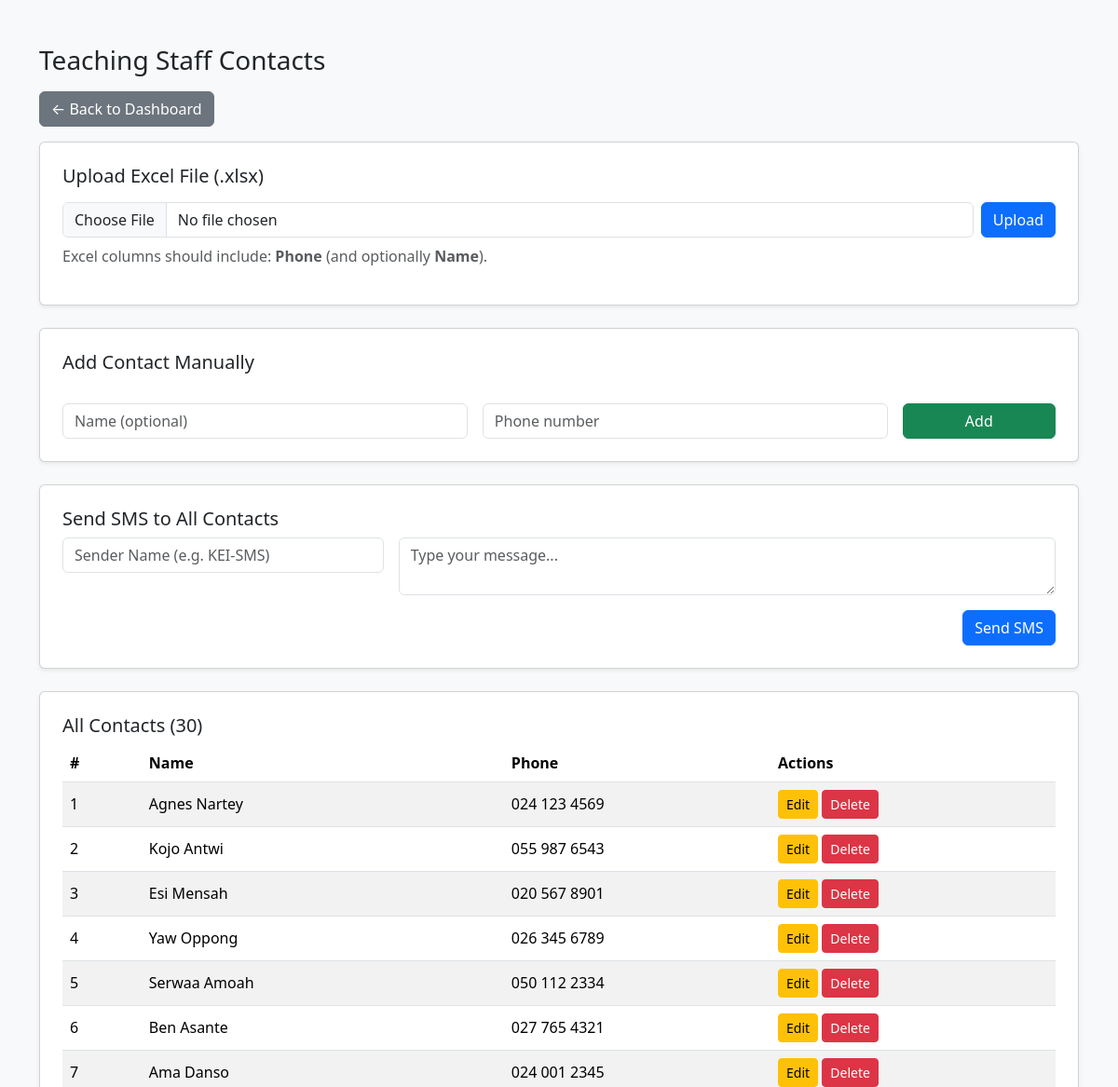
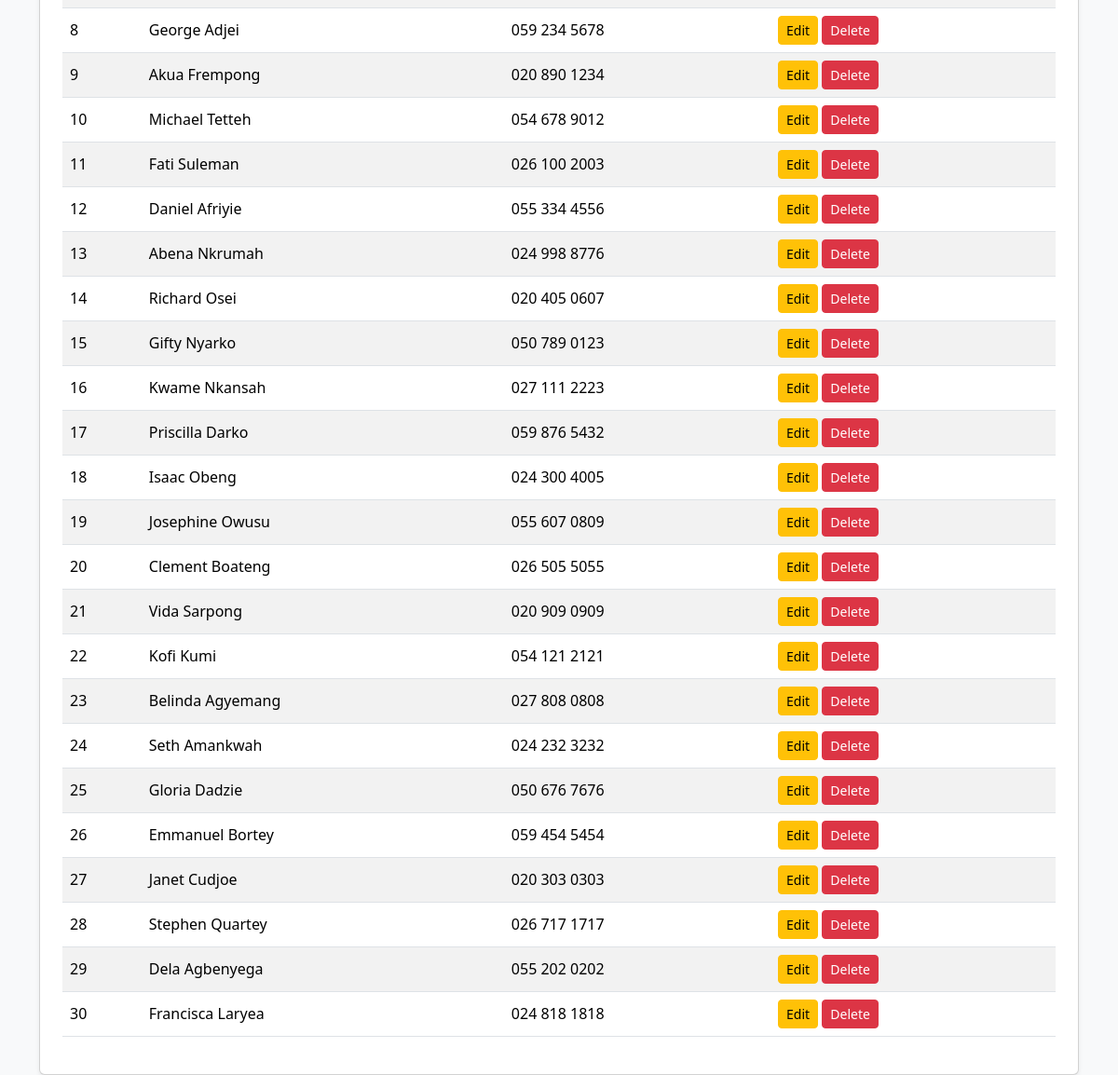
Page /contacts/1 (signed in) on the earlier database version (2 pictures, top to bottom).
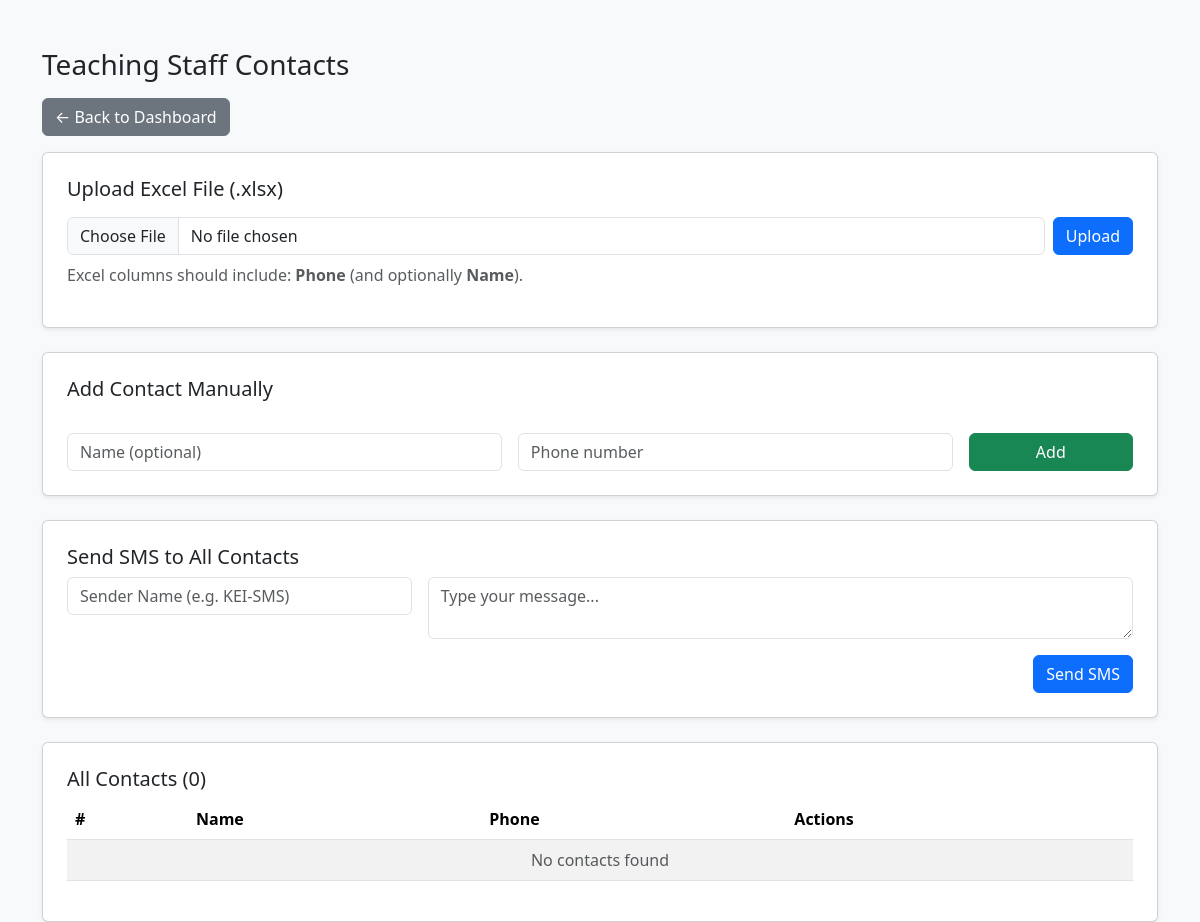
Same page on the later database version.
### models.py (models this page shows, shortened)
class Category(db.Model):
    id = db.Column(db.Integer, primary_key=True)
    name = db.Column(db.String(100), unique=True, nullable=False)
    contacts = db.relationship('Contact', backref='category', lazy=True)

class Contact(db.Model):
    id = db.Column(db.Integer, primary_key=True)
    name = db.Column(db.String(100), nullable=False)
    phone = db.Column(db.String(20), nullable=False)
    category_id = db.Column(db.Integer, db.ForeignKey('category.id'), nullable=False)

### app.py (the view)
@app.route('/contacts/<int:category_id>')
@login_required
def view_contacts(category_id):
    category = Category.query.get_or_404(category_id)
    return render_template('contacts.html', category=category)

### app.py (called while the page is built)
@login_manager.user_loader
def load_user(user_id):
    return User.query.get(int(user_id))

### templates/contacts.html (shortened to what this page needs)
<!DOCTYPE html>
<html lang="en">
<head>
    <link href="https://cdn.jsdelivr.net/npm/bootstrap@5.3.2/dist/css/bootstrap.min.css" rel="stylesheet">
</head>
<body class="bg-light">
<div class="container mt-5">
    <h3 class="mb-3">{{ category.name }} Contacts</h3>
    <a href="{{ url_for('dashboard') }}" class="btn btn-secondary mb-3">← Back to Dashboard</a>
    <div class="card p-4 shadow-sm mb-4">
        <h5>Upload Excel File (.xlsx)</h5>
        <form action="{{ url_for('upload_contacts', category_id=category.id) }}" method="POST" enctype="multipart/form-data" class="d-flex gap-2 mt-2">
            <input type="file" name="file" class="form-control" accept=".xlsx" required>
            <button class="btn btn-primary">Upload</button>
        </form>
        <p class="text-muted mt-2">Excel columns should include: <strong>Phone</strong> (and optionally <strong>Name</strong>).</p>
    </div>
    <div class="card p-4 shadow-sm mb-4">
        <h5>Add Contact Manually</h5>
        <form action="{{ url_for('add_contact', category_id=category.id) }}" method="POST" class="row g-3 mt-2">
            <div class="col-md-5">
                <input type="text" name="name" class="form-control" placeholder="Name (optional)">
            </div>
            <div class="col-md-5">
                <input type="text" name="phone" class="form-control" placeholder="Phone number" required>
            </div>
            <div class="col-md-2">
                <button class="btn btn-success w-100">Add</button>
            </div>
        </form>
    </div>
<div class="card p-4 shadow-sm mb-4">
    <h5>Send SMS to All Contacts</h5>
    <form action="{{ url_for('send_sms', category_id=category.id) }}" method="POST" class="row g-3">
        <div class="col-md-4">
            <input type="text" name="sender" class="form-control" placeholder="Sender Name (e.g. KEI-SMS)">
        </div>
        <div class="col-md-8">
            <textarea name="message" class="form-control" placeholder="Type your message..." rows="2" required></textarea>
        </div>
        <div class="col-12 text-end">
            <button class="btn btn-primary">Send SMS</button>
        </div>
    </form>
</div>
    <div class="card p-4 shadow-sm">
        <h5>All Contacts ({{ category.contacts|length }})</h5>
        <table class="table table-striped align-middle">
            <thead>
                <tr>
                    <th>#</th>
                    <th>Name</th>
                    <th>Phone</th>
                    <th>Actions</th>
                </tr>
            </thead>
            <tbody>
                {% for contact in category.contacts %}
                <tr>
                    <td>{{ loop.index }}</td>
                    <td>{{ contact.name or '-' }}</td>
                    <td>{{ contact.phone }}</td>
                    <td>
                        <button class="btn btn-sm btn-warning" data-bs-toggle="modal" data-bs-target="#editModal{{ contact.id }}">Edit</button>
                        <form action="{{ url_for('delete_contact', contact_id=contact.id) }}" method="POST" class="d-inline" onsubmit="return confirm('Delete this contact?');">
                            <button class="btn btn-sm btn-danger">Delete</button>
                        </form>
                    </td>
                </tr>
                {% else %}
                <tr>
                    <td colspan="4" class="text-center text-muted">No contacts found</td>
                </tr>
                {% endfor %}
            </tbody>
        </table>
    </div>
</div>
</body>
</html>

Differences in the rows shown:
removed Contact: name "Agnes Nartey", phone "024 123 4569"
removed Contact: name "Kojo Antwi", phone "055 987 6543"
removed Contact: name "Esi Mensah", phone "020 567 8901"
removed Contact: name "Yaw Oppong", phone "026 345 6789"
removed Contact: name "Serwaa Amoah", phone "050 112 2334"
removed Contact: name "Ben Asante", phone "027 765 4321"
removed Contact: name "Ama Danso", phone "024 001 2345"
removed Contact: name "George Adjei", phone "059 234 5678"
removed Contact: name "Akua Frempong", phone "020 890 1234"
removed Contact: name "Michael Tetteh", phone "054 678 9012"
removed Contact: name "Fati Suleman", phone "026 100 2003"
removed Contact: name "Daniel Afriyie", phone "055 334 4556"
removed Contact: name "Abena Nkrumah", phone "024 998 8776"
removed Contact: name "Richard Osei", phone "020 405 0607"
removed Contact: name "Gifty Nyarko", phone "050 789 0123"
removed Contact: name "Kwame Nkansah", phone "027 111 2223"
removed Contact: name "Priscilla Darko", phone "059 876 5432"
removed Contact: name "Isaac Obeng", phone "024 300 4005"
removed Contact: name "Josephine Owusu", phone "055 607 0809"
removed Contact: name "Clement Boateng", phone "026 505 5055"
removed Contact: name "Vida Sarpong", phone "020 909 0909"
removed Contact: name "Kofi Kumi", phone "054 121 2121"
removed Contact: name "Belinda Agyemang", phone "027 808 0808"
removed Contact: name "Seth Amankwah", phone "024 232 3232"
removed Contact: name "Gloria Dadzie", phone "050 676 7676"
removed Contact: name "Emmanuel Bortey", phone "059 454 5454"
removed Contact: name "Janet Cudjoe", phone "020 303 0303"
removed Contact: name "Stephen Quartey", phone "026 717 1717"
removed Contact: name "Dela Agbenyega", phone "055 202 0202"
removed Contact: name "Francisca Laryea", phone "024 818 1818"
Other differences:
{{ category.contacts|length }}: "30" → "0"
text now shown: "No contacts found"
